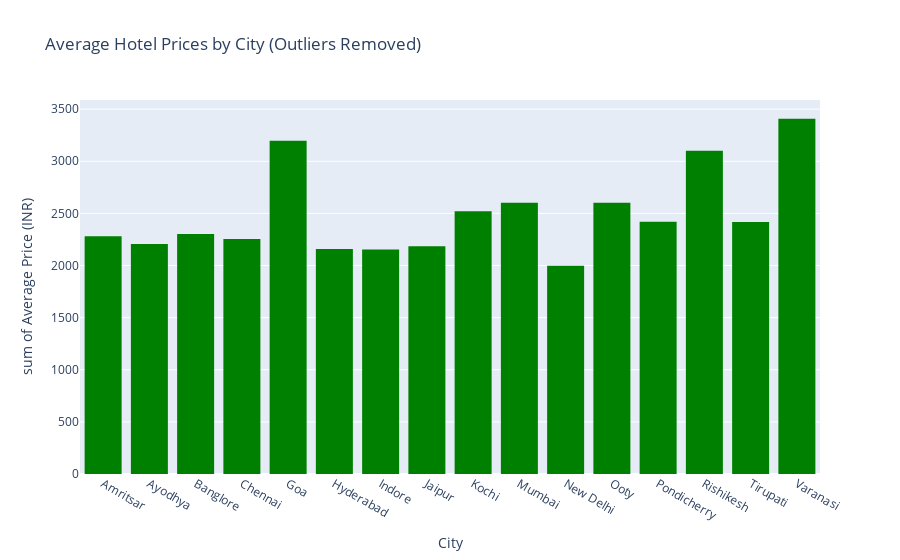

This figure's notebook cell:
### Markdown cell above
<a id = '1.0'></a>
<p style = "font-size : 35px; color : #34656d ; font-family : 'Comic Sans MS'; text-align : center; background-color : #03fcfc; border-radius: 5px 5px;"><strong>Bivariate Analysis</strong></p>

### Code cell
#First we thought of removing the outliers for an accurate average prices by city
def remove_outliers_iqr(df, column):
    Q1 = df[column].quantile(0.25)  
    Q3 = df[column].quantile(0.75)  
    IQR = Q3 - Q1                    
    lower_bound = Q1 - 1.5 * IQR   
    upper_bound = Q3 + 1.5 * IQR   
    return df[(df[column] >= lower_bound) & (df[column] <= upper_bound)]

cleaned_data = remove_outliers_iqr(df, 'Price')

avg_price_cleaned = cleaned_data.groupby('City')['Price'].mean().reset_index()


fig = px.histogram(avg_price_cleaned, 
             x='City', 
             y='Price', 
             title='Average Hotel Prices by City (Outliers Removed)',
             labels={'City': 'City', 'Price': 'Average Price (INR)'},color_discrete_sequence=['green']
             )

fig.show()

### Figure 1 — Plotly figure (JSON) as saved in the notebook; plotly's stock layout.template omitted (floating-point values rounded to 4 significant figures)
{"data": [{"alignmentgroup": "True", "bingroup": "x", "histfunc": "sum", "hovertemplate": "City=%{x}<br>sum of Average Price (INR)=%{y}<extra></extra>", "legendgroup": "", "marker": {"color": "green", "pattern": {"shape": ""}}, "name": "", "offsetgroup": "", "orientation": "v", "showlegend": false, "type": "histogram", "x": ["Amritsar", "Ayodhya", "Banglore", "Chennai", "Goa", "Hyderabad", "Indore", "Jaipur", "Kochi", "Mumbai", "New Delhi", "Ooty", "Pondicherry", "Rishikesh", "Tirupati", "Varanasi"], "xaxis": "x", "y": [2281.0, 2206.0, 2303.0, 2254.0, 3196.0, 2158.0, 2153.0, 2185.0, 2520.0, 2602.0, 1997.0, 2602.0, 2420.0, 3101.0, 2417.0, 3409.0], "yaxis": "y"}], "layout": {"autosize": true, "barmode": "relative", "legend": {"tracegroupgap": 0}, "title": {"text": "Average Hotel Prices by City (Outliers Removed)"}, "xaxis": {"anchor": "y", "autorange": true, "domain": [0, 1], "range": [-0.5, 15.5], "title": {"text": "City"}, "type": "category"}, "yaxis": {"anchor": "x", "autorange": true, "domain": [0, 1], "range": [0, 3588.0], "title": {"text": "sum of Average Price (INR)"}, "type": "linear"}}}
